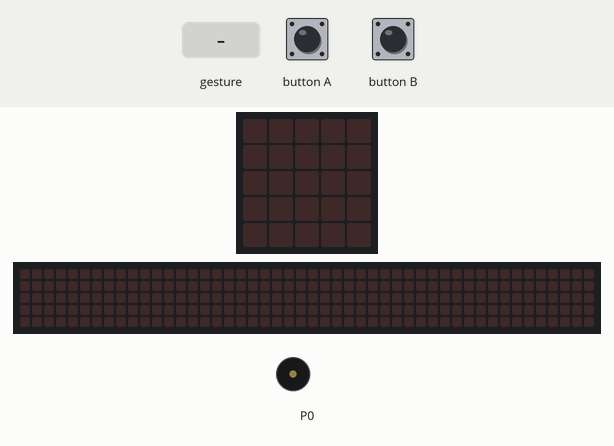
A program run on a simulated BBC micro:bit (MakeCode). Shown: the board's 5×5 LED display, a strip that is not on the board, showing the scrolling text unrolled, buzzer (waves = sounding). Inputs (shaded band) come from the test bench. A reset restarts the program; a tilt is held for 1.5 s and a shake lasts 1 s, then the board lies face up again; the 48×5 strip is a reading aid, not a part: it shows the text the display is scrolling, unrolled, one strip-width of it at a time.

Above: at 1.2 s.
1.3 s: button A pressed for 0.15 s
At 3.12 s:
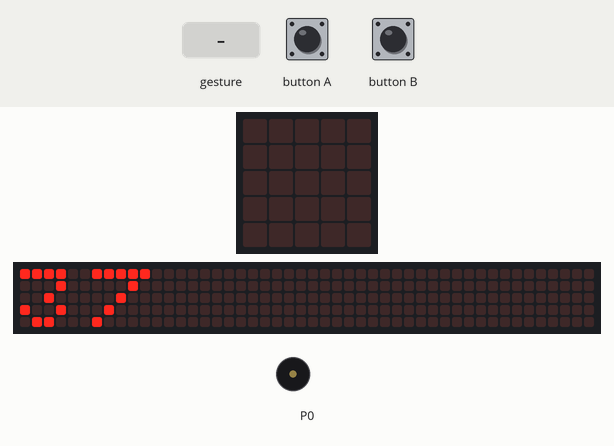
4.4 s: gesture 'shake'
6.1 s: button B pressed for 0.15 s
At 8.22 s:
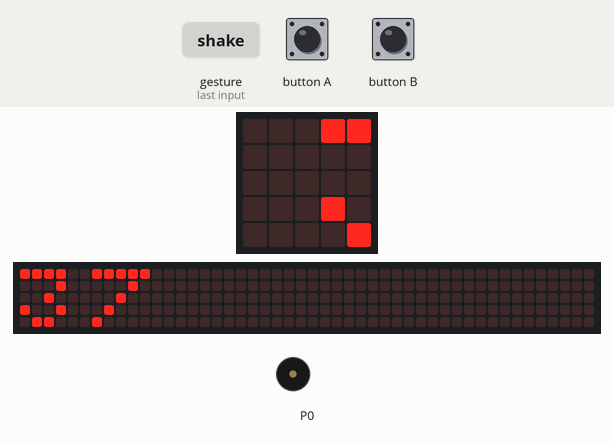
9.2 s: button A pressed for 0.15 s
At 11.62 s:
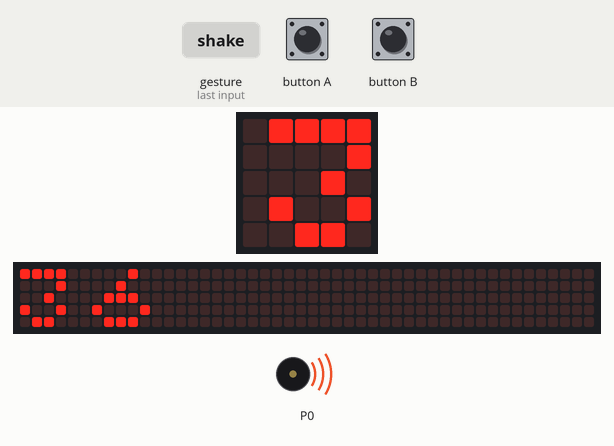
Timing chart, 0 to 13.2 s (numbered marks = the images above; inputs shaded):
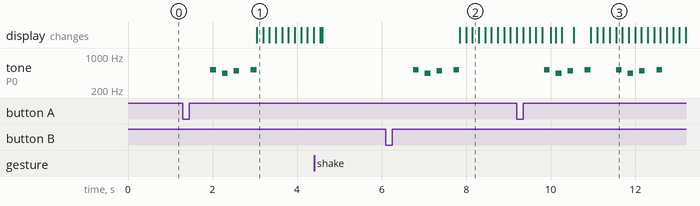

Measured:
- after the input at 1.3 s, tone on P0: plays 523 Hz for 0.13 s, 440 Hz for 0.13 s, 494 Hz for 0.13 s, 523 Hz for 0.13 s, starting after 0.65 s; the display: changes after 1.7 s (image 1)
- after the input at 6.1 s, tone on P0: plays 523 Hz for 0.13 s, 440 Hz for 0.13 s, 494 Hz for 0.13 s, 523 Hz for 0.13 s, starting after 0.65 s; the display: first changes after 1.7 s (image 2 shows a later state)

The program:

main.ts
```typescript
let Time = 0
input.onButtonPressed(Button.A, function () {
    basic.pause(500)
    Time = 37
    for (let index = 0; index < 37; index++) {
        music.play(music.stringPlayable("C5 - A - B - - C5 ", 450), music.PlaybackMode.UntilDone)
        basic.showNumber(Time)
        Time = Time - 1
        basic.pause(1000)
    }
    music.setVolume(255)
    basic.showLeds(`
        # . . . #
        . # . # .
        . . # . .
        . # . # .
        # . . . #
        `)
    music.play(music.stringPlayable("C C C E D G E D ", 12), music.PlaybackMode.UntilDone)
})
input.onButtonPressed(Button.B, function () {
    basic.pause(500)
    Time = 37
    for (let index = 0; index < 37; index++) {
        music.play(music.stringPlayable("C5 - A - B - - C5 ", 450), music.PlaybackMode.UntilDone)
        basic.showNumber(Time)
        Time = Time - 1
        basic.pause(1000)
    }
    music.setVolume(255)
    basic.showIcon(IconNames.Yes)
    music.play(music.stringPlayable("C F B C A E C C5 ", 323), music.PlaybackMode.UntilDone)
})
input.onGesture(Gesture.Shake, function () {
    control.reset()
})
```

test.ts
```typescript
// les tests vont ici ; cela ne sera pas compilé si ce paquet est utilisé en tant qu'extension.
```
